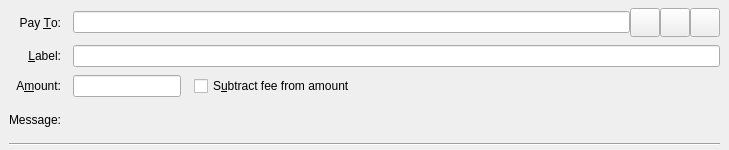
<?xml version="1.0" encoding="UTF-8"?>
<ui version="4.0">
 <class>SendCoinsEntry</class>
 <widget class="QStackedWidget" name="SendCoinsEntry">
  <property name="geometry">
   <rect>
    <x>0</x>
    <y>0</y>
    <width>729</width>
    <height>150</height>
   </rect>
  </property>
  <property name="focusPolicy">
   <enum>Qt::TabFocus</enum>
  </property>
  <property name="autoFillBackground">
   <bool>false</bool>
  </property>
  <widget class="QFrame" name="SendCoins">
   <property name="toolTip">
    <string>This is a normal payment.</string>
   </property>
   <property name="frameShape">
    <enum>QFrame::NoFrame</enum>
   </property>
   <layout class="QGridLayout" name="gridLayout">
    <property name="topMargin">
     <number>8</number>
    </property>
    <property name="bottomMargin">
     <number>4</number>
    </property>
    <property name="horizontalSpacing">
     <number>12</number>
    </property>
    <property name="verticalSpacing">
     <number>8</number>
    </property>
    <item row="0" column="0">
     <widget class="QLabel" name="payToLabel">
      <property name="text">
       <string>Pay &amp;To:</string>
      </property>
      <property name="alignment">
       <set>Qt::AlignRight|Qt::AlignTrailing|Qt::AlignVCenter</set>
      </property>
      <property name="buddy">
       <cstring>payTo</cstring>
      </property>
     </widget>
    </item>
    <item row="0" column="1">
     <layout class="QHBoxLayout" name="payToLayout">
      <property name="spacing">
       <number>0</number>
      </property>
      <item>
       <widget class="QValidatedLineEdit" name="payTo">
        <property name="toolTip">
         <string>The RRCoin address to send the payment to</string>
        </property>
       </widget>
      </item>
      <item>
       <widget class="QToolButton" name="addressBookButton">
        <property name="toolTip">
         <string>Choose previously used address</string>
        </property>
        <property name="text">
         <string/>
        </property>
        <property name="icon">
         <iconset resource="../bitcoin.qrc">
          <normaloff>:/icons/address-book</normaloff>:/icons/address-book</iconset>
        </property>
        <property name="iconSize">
         <size>
          <width>22</width>
          <height>22</height>
         </size>
        </property>
        <property name="shortcut">
         <string>Alt+A</string>
        </property>
       </widget>
      </item>
      <item>
       <widget class="QToolButton" name="pasteButton">
        <property name="toolTip">
         <string>Paste address from clipboard</string>
        </property>
        <property name="text">
         <string/>
        </property>
        <property name="icon">
         <iconset resource="../bitcoin.qrc">
          <normaloff>:/icons/editpaste</normaloff>:/icons/editpaste</iconset>
        </property>
        <property name="iconSize">
         <size>
          <width>22</width>
          <height>22</height>
         </size>
        </property>
        <property name="shortcut">
         <string>Alt+P</string>
        </property>
       </widget>
      </item>
      <item>
       <widget class="QToolButton" name="deleteButton">
        <property name="toolTip">
         <string>Remove this entry</string>
        </property>
        <property name="text">
         <string/>
        </property>
        <property name="icon">
         <iconset resource="../bitcoin.qrc">
          <normaloff>:/icons/remove</normaloff>:/icons/remove</iconset>
        </property>
        <property name="iconSize">
         <size>
          <width>22</width>
          <height>22</height>
         </size>
        </property>
       </widget>
      </item>
     </layout>
    </item>
    <item row="1" column="0">
     <widget class="QLabel" name="labellLabel">
      <property name="text">
       <string>&amp;Label:</string>
      </property>
      <property name="alignment">
       <set>Qt::AlignRight|Qt::AlignTrailing|Qt::AlignVCenter</set>
      </property>
      <property name="buddy">
       <cstring>addAsLabel</cstring>
      </property>
     </widget>
    </item>
    <item row="1" column="1">
     <widget class="QLineEdit" name="addAsLabel">
      <property name="toolTip">
       <string>Enter a label for this address to add it to the list of used addresses</string>
      </property>
     </widget>
    </item>
    <item row="2" column="0">
     <widget class="QLabel" name="amountLabel">
      <property name="text">
       <string>A&amp;mount:</string>
      </property>
      <property name="alignment">
       <set>Qt::AlignRight|Qt::AlignTrailing|Qt::AlignVCenter</set>
      </property>
      <property name="buddy">
       <cstring>payAmount</cstring>
      </property>
     </widget>
    </item>
    <item row="2" column="1">
     <layout class="QHBoxLayout" name="horizontalLayoutAmount" stretch="0,1">
      <property name="spacing">
       <number>13</number>
      </property>
      <item>
       <widget class="BitcoinAmountField" name="payAmount"/>
      </item>
      <item>
       <widget class="QCheckBox" name="checkboxSubtractFeeFromAmount">
        <property name="toolTip">
         <string>The fee will be deducted from the amount being sent. The recipient will receive less rrcoins than you enter in the amount field. If multiple recipients are selected, the fee is split equally.</string>
        </property>
        <property name="text">
         <string>S&amp;ubtract fee from amount</string>
        </property>
       </widget>
      </item>
     </layout>
    </item>
    <item row="3" column="0">
     <widget class="QLabel" name="messageLabel">
      <property name="text">
       <string>Message:</string>
      </property>
      <property name="alignment">
       <set>Qt::AlignRight|Qt::AlignTrailing|Qt::AlignVCenter</set>
      </property>
     </widget>
    </item>
    <item row="3" column="1">
     <widget class="QLabel" name="messageTextLabel">
      <property name="toolTip">
       <string/>
      </property>
      <property name="textFormat">
       <enum>Qt::PlainText</enum>
      </property>
     </widget>
    </item>
    <item row="4" column="0" colspan="2">
     <widget class="Line" name="line">
      <property name="autoFillBackground">
       <bool>true</bool>
      </property>
      <property name="orientation">
       <enum>Qt::Horizontal</enum>
      </property>
     </widget>
    </item>
   </layout>
  </widget>
  <widget class="QFrame" name="SendCoins_UnauthenticatedPaymentRequest">
   <property name="palette">
    <palette>
     <active>
      <colorrole role="WindowText">
       <brush brushstyle="SolidPattern">
        <color alpha="255">
         <red>0</red>
         <green>0</green>
         <blue>0</blue>
        </color>
       </brush>
      </colorrole>
      <colorrole role="Button">
       <brush brushstyle="SolidPattern">
        <color alpha="255">
         <red>255</red>
         <green>255</green>
         <blue>127</blue>
        </color>
       </brush>
      </colorrole>
      <colorrole role="Light">
       <brush brushstyle="SolidPattern">
        <color alpha="255">
         <red>255</red>
         <green>255</green>
         <blue>255</blue>
        </color>
       </brush>
      </colorrole>
      <colorrole role="Midlight">
       <brush brushstyle="SolidPattern">
        <color alpha="255">
         <red>255</red>
         <green>255</green>
         <blue>191</blue>
        </color>
       </brush>
      </colorrole>
      <colorrole role="Dark">
       <brush brushstyle="SolidPattern">
        <color alpha="255">
         <red>127</red>
         <green>127</green>
         <blue>63</blue>
        </color>
       </brush>
      </colorrole>
      <colorrole role="Mid">
       <brush brushstyle="SolidPattern">
        <color alpha="255">
         <red>170</red>
         <green>170</green>
         <blue>84</blue>
        </color>
       </brush>
      </colorrole>
      <colorrole role="Text">
       <brush brushstyle="SolidPattern">
        <color alpha="255">
         <red>0</red>
         <green>0</green>
         <blue>0</blue>
        </color>
       </brush>
      </colorrole>
      <colorrole role="BrightText">
       <brush brushstyle="SolidPattern">
        <color alpha="255">
         <red>255</red>
         <green>255</green>
         <blue>255</blue>
        </color>
       </brush>
      </colorrole>
      <colorrole role="ButtonText">
       <brush brushstyle="SolidPattern">
        <color alpha="255">
         <red>0</red>
         <green>0</green>
         <blue>0</blue>
        </color>
       </brush>
      </colorrole>
      <colorrole role="Base">
       <brush brushstyle="SolidPattern">
        <color alpha="255">
         <red>255</red>
         <green>255</green>
         <blue>255</blue>
        </color>
       </brush>
      </colorrole>
      <colorrole role="Window">
       <brush brushstyle="SolidPattern">
        <color alpha="255">
         <red>255</red>
         <green>255</green>
         <blue>127</blue>
        </color>
       </brush>
      </colorrole>
      <colorrole role="Shadow">
       <brush brushstyle="SolidPattern">
        <color alpha="255">
         <red>0</red>
         <green>0</green>
         <blue>0</blue>
        </color>
       </brush>
      </colorrole>
      <colorrole role="AlternateBase">
       <brush brushstyle="SolidPattern">
        <color alpha="255">
         <red>255</red>
         <green>255</green>
         <blue>191</blue>
        </color>
       </brush>
      </colorrole>
      <colorrole role="ToolTipBase">
       <brush brushstyle="SolidPattern">
        <color alpha="255">
         <red>255</red>
         <green>255</green>
         <blue>220</blue>
        </color>
       </brush>
      </colorrole>
      <colorrole role="ToolTipText">
       <brush brushstyle="SolidPattern">
        <color alpha="255">
         <red>0</red>
         <green>0</green>
         <blue>0</blue>
        </color>
       </brush>
      </colorrole>
     </active>
     <inactive>
      <colorrole role="WindowText">
       <brush brushstyle="SolidPattern">
        <color alpha="255">
         <red>0</red>
         <green>0</green>
         <blue>0</blue>
        </color>
       </brush>
      </colorrole>
      <colorrole role="Button">
       <brush brushstyle="SolidPattern">
        <color alpha="255">
         <red>255</red>
         <green>255</green>
         <blue>127</blue>
        </color>
       </brush>
      </colorrole>
      <colorrole role="Light">
       <brush brushstyle="SolidPattern">
        <color alpha="255">
         <red>255</red>
         <green>255</green>
         <blue>255</blue>
        </color>
       </brush>
      </colorrole>
      <colorrole role="Midlight">
       <brush brushstyle="SolidPattern">
        <color alpha="255">
         <red>255</red>
         <green>255</green>
         <blue>191</blue>
        </color>
       </brush>
      </colorrole>
      <colorrole role="Dark">
       <brush brushstyle="SolidPattern">
        <color alpha="255">
         <red>127</red>
         <green>127</green>
         <blue>63</blue>
        </color>
       </brush>
      </colorrole>
      <colorrole role="Mid">
       <brush brushstyle="SolidPattern">
        <color alpha="255">
         <red>170</red>
         <green>170</green>
         <blue>84</blue>
        </color>
       </brush>
      </colorrole>
      <colorrole role="Text">
       <brush brushstyle="SolidPattern">
        <color alpha="255">
         <red>0</red>
         <green>0</green>
         <blue>0</blue>
        </color>
       </brush>
      </colorrole>
      <colorrole role="BrightText">
       <brush brushstyle="SolidPattern">
        <color alpha="255">
         <red>255</red>
         <green>255</green>
         <blue>255</blue>
        </color>
       </brush>
      </colorrole>
      <colorrole role="ButtonText">
       <brush brushstyle="SolidPattern">
        <color alpha="255">
         <red>0</red>
         <green>0</green>
         <blue>0</blue>
        </color>
       </brush>
      </colorrole>
      <colorrole role="Base">
       <brush brushstyle="SolidPattern">
        <color alpha="255">
         <red>255</red>
         <green>255</green>
         <blue>255</blue>
        </color>
       </brush>
      </colorrole>
      <colorrole role="Window">
       <brush brushstyle="SolidPattern">
        <color alpha="255">
         <red>255</red>
         <green>255</green>
         <blue>127</blue>
        </color>
       </brush>
      </colorrole>
      <colorrole role="Shadow">
       <brush brushstyle="SolidPattern">
        <color alpha="255">
         <red>0</red>
         <green>0</green>
         <blue>0</blue>
        </color>
       </brush>
      </colorrole>
      <colorrole role="AlternateBase">
       <brush brushstyle="SolidPattern">
        <color alpha="255">
         <red>255</red>
         <green>255</green>
         <blue>191</blue>
        </color>
       </brush>
      </colorrole>
      <colorrole role="ToolTipBase">
       <brush brushstyle="SolidPattern">
        <color alpha="255">
         <red>255</red>
         <green>255</green>
         <blue>220</blue>
        </color>
       </brush>
      </colorrole>
      <colorrole role="ToolTipText">
       <brush brushstyle="SolidPattern">
        <color alpha="255">
         <red>0</red>
         <green>0</green>
         <blue>0</blue>
        </color>
       </brush>
      </colorrole>
     </inactive>
     <disabled>
      <colorrole role="WindowText">
       <brush brushstyle="SolidPattern">
        <color alpha="255">
         <red>127</red>
         <green>127</green>
         <blue>63</blue>
        </color>
       </brush>
      </colorrole>
      <colorrole role="Button">
       <brush brushstyle="SolidPattern">
        <color alpha="255">
         <red>255</red>
         <green>255</green>
         <blue>127</blue>
        </color>
       </brush>
      </colorrole>
      <colorrole role="Light">
       <brush brushstyle="SolidPattern">
        <color alpha="255">
         <red>255</red>
         <green>255</green>
         <blue>255</blue>
        </color>
       </brush>
      </colorrole>
      <colorrole role="Midlight">
       <brush brushstyle="SolidPattern">
        <color alpha="255">
         <red>255</red>
         <green>255</green>
         <blue>191</blue>
        </color>
       </brush>
      </colorrole>
      <colorrole role="Dark">
       <brush brushstyle="SolidPattern">
        <color alpha="255">
         <red>127</red>
         <green>127</green>
         <blue>63</blue>
        </color>
       </brush>
      </colorrole>
      <colorrole role="Mid">
       <brush brushstyle="SolidPattern">
        <color alpha="255">
         <red>170</red>
         <green>170</green>
         <blue>84</blue>
        </color>
       </brush>
      </colorrole>
      <colorrole role="Text">
       <brush brushstyle="SolidPattern">
        <color alpha="255">
         <red>127</red>
         <green>127</green>
         <blue>63</blue>
        </color>
       </brush>
      </colorrole>
      <colorrole role="BrightText">
       <brush brushstyle="SolidPattern">
        <color alpha="255">
         <red>255</red>
         <green>255</green>
         <blue>255</blue>
        </color>
       </brush>
      </colorrole>
      <colorrole role="ButtonText">
       <brush brushstyle="SolidPattern">
        <color alpha="255">
         <red>127</red>
         <green>127</green>
         <blue>63</blue>
        </color>
       </brush>
      </colorrole>
      <colorrole role="Base">
       <brush brushstyle="SolidPattern">
        <color alpha="255">
         <red>255</red>
         <green>255</green>
         <blue>127</blue>
        </color>
       </brush>
      </colorrole>
      <colorrole role="Window">
       <brush brushstyle="SolidPattern">
        <color alpha="255">
         <red>255</red>
         <green>255</green>
         <blue>127</blue>
        </color>
       </brush>
      </colorrole>
      <colorrole role="Shadow">
       <brush brushstyle="SolidPattern">
        <color alpha="255">
         <red>0</red>
         <green>0</green>
         <blue>0</blue>
        </color>
       </brush>
      </colorrole>
      <colorrole role="AlternateBase">
       <brush brushstyle="SolidPattern">
        <color alpha="255">
         <red>255</red>
         <green>255</green>
         <blue>127</blue>
        </color>
       </brush>
      </colorrole>
      <colorrole role="ToolTipBase">
       <brush brushstyle="SolidPattern">
        <color alpha="255">
         <red>255</red>
         <green>255</green>
         <blue>220</blue>
        </color>
       </brush>
      </colorrole>
      <colorrole role="ToolTipText">
       <brush brushstyle="SolidPattern">
        <color alpha="255">
         <red>0</red>
         <green>0</green>
         <blue>0</blue>
        </color>
       </brush>
      </colorrole>
     </disabled>
    </palette>
   </property>
   <property name="toolTip">
    <string>This is an unauthenticated payment request.</string>
   </property>
   <property name="autoFillBackground">
    <bool>true</bool>
   </property>
   <property name="frameShape">
    <enum>QFrame::NoFrame</enum>
   </property>
   <layout class="QGridLayout" name="gridLayout_is">
    <property name="spacing">
     <number>12</number>
    </property>
    <item row="0" column="0">
     <widget class="QLabel" name="payToLabel_is">
      <property name="text">
       <string>Pay To:</string>
      </property>
      <property name="alignment">
       <set>Qt::AlignRight|Qt::AlignTrailing|Qt::AlignVCenter</set>
      </property>
     </widget>
    </item>
    <item row="0" column="1">
     <layout class="QHBoxLayout" name="payToLayout_is">
      <property name="spacing">
       <number>0</number>
      </property>
      <item>
       <widget class="QLabel" name="payTo_is"/>
      </item>
      <item>
       <widget class="QToolButton" name="deleteButton_is">
        <property name="toolTip">
         <string>Remove this entry</string>
        </property>
        <property name="text">
         <string/>
        </property>
        <property name="icon">
         <iconset resource="../bitcoin.qrc">
          <normaloff>:/icons/remove</normaloff>:/icons/remove</iconset>
        </property>
       </widget>
      </item>
     </layout>
    </item>
    <item row="1" column="0">
     <widget class="QLabel" name="memoLabel_is">
      <property name="text">
       <string>Memo:</string>
      </property>
      <property name="alignment">
       <set>Qt::AlignRight|Qt::AlignTrailing|Qt::AlignVCenter</set>
      </property>
     </widget>
    </item>
    <item row="1" column="1">
     <widget class="QLabel" name="memoTextLabel_is">
      <property name="textFormat">
       <enum>Qt::PlainText</enum>
      </property>
     </widget>
    </item>
    <item row="2" column="0">
     <widget class="QLabel" name="amountLabel_is">
      <property name="text">
       <string>A&amp;mount:</string>
      </property>
      <property name="alignment">
       <set>Qt::AlignRight|Qt::AlignTrailing|Qt::AlignVCenter</set>
      </property>
      <property name="buddy">
       <cstring>payAmount_is</cstring>
      </property>
     </widget>
    </item>
    <item row="2" column="1">
     <widget class="BitcoinAmountField" name="payAmount_is">
      <property name="acceptDrops">
       <bool>false</bool>
      </property>
     </widget>
    </item>
   </layout>
  </widget>
  <widget class="QFrame" name="SendCoins_AuthenticatedPaymentRequest">
   <property name="palette">
    <palette>
     <active>
      <colorrole role="WindowText">
       <brush brushstyle="SolidPattern">
        <color alpha="255">
         <red>0</red>
         <green>0</green>
         <blue>0</blue>
        </color>
       </brush>
      </colorrole>
      <colorrole role="Button">
       <brush brushstyle="SolidPattern">
        <color alpha="255">
         <red>140</red>
         <green>232</green>
         <blue>119</blue>
        </color>
       </brush>
      </colorrole>
      <colorrole role="Light">
       <brush brushstyle="SolidPattern">
        <color alpha="255">
         <red>230</red>
         <green>255</green>
         <blue>224</blue>
        </color>
       </brush>
      </colorrole>
      <colorrole role="Midlight">
       <brush brushstyle="SolidPattern">
        <color alpha="255">
         <red>185</red>
         <green>243</green>
         <blue>171</blue>
        </color>
       </brush>
      </colorrole>
      <colorrole role="Dark">
       <brush brushstyle="SolidPattern">
        <color alpha="255">
         <red>70</red>
         <green>116</green>
         <blue>59</blue>
        </color>
       </brush>
      </colorrole>
      <colorrole role="Mid">
       <brush brushstyle="SolidPattern">
        <color alpha="255">
         <red>93</red>
         <green>155</green>
         <blue>79</blue>
        </color>
       </brush>
      </colorrole>
      <colorrole role="Text">
       <brush brushstyle="SolidPattern">
        <color alpha="255">
         <red>0</red>
         <green>0</green>
         <blue>0</blue>
        </color>
       </brush>
      </colorrole>
      <colorrole role="BrightText">
       <brush brushstyle="SolidPattern">
        <color alpha="255">
         <red>155</red>
         <green>255</green>
         <blue>147</blue>
        </color>
       </brush>
      </colorrole>
      <colorrole role="ButtonText">
       <brush brushstyle="SolidPattern">
        <color alpha="255">
         <red>0</red>
         <green>0</green>
         <blue>0</blue>
        </color>
       </brush>
      </colorrole>
      <colorrole role="Base">
       <brush brushstyle="SolidPattern">
        <color alpha="255">
         <red>119</red>
         <green>255</green>
         <blue>233</blue>
        </color>
       </brush>
      </colorrole>
      <colorrole role="Window">
       <brush brushstyle="SolidPattern">
        <color alpha="255">
         <red>140</red>
         <green>232</green>
         <blue>119</blue>
        </color>
       </brush>
      </colorrole>
      <colorrole role="Shadow">
       <brush brushstyle="SolidPattern">
        <color alpha="255">
         <red>0</red>
         <green>0</green>
         <blue>0</blue>
        </color>
       </brush>
      </colorrole>
      <colorrole role="AlternateBase">
       <brush brushstyle="SolidPattern">
        <color alpha="255">
         <red>197</red>
         <green>243</green>
         <blue>187</blue>
        </color>
       </brush>
      </colorrole>
      <colorrole role="NoRole">
       <brush brushstyle="SolidPattern">
        <color alpha="255">
         <red>125</red>
         <green>194</green>
         <blue>122</blue>
        </color>
       </brush>
      </colorrole>
      <colorrole role="ToolTipBase">
       <brush brushstyle="SolidPattern">
        <color alpha="255">
         <red>255</red>
         <green>255</green>
         <blue>220</blue>
        </color>
       </brush>
      </colorrole>
      <colorrole role="ToolTipText">
       <brush brushstyle="SolidPattern">
        <color alpha="255">
         <red>0</red>
         <green>0</green>
         <blue>0</blue>
        </color>
       </brush>
      </colorrole>
     </active>
     <inactive>
      <colorrole role="WindowText">
       <brush brushstyle="SolidPattern">
        <color alpha="255">
         <red>0</red>
         <green>0</green>
         <blue>0</blue>
        </color>
       </brush>
      </colorrole>
      <colorrole role="Button">
       <brush brushstyle="SolidPattern">
        <color alpha="255">
         <red>140</red>
         <green>232</green>
         <blue>119</blue>
        </color>
       </brush>
      </colorrole>
      <colorrole role="Light">
       <brush brushstyle="SolidPattern">
        <color alpha="255">
         <red>230</red>
         <green>255</green>
         <blue>224</blue>
        </color>
       </brush>
      </colorrole>
      <colorrole role="Midlight">
       <brush brushstyle="SolidPattern">
        <color alpha="255">
         <red>185</red>
         <green>243</green>
         <blue>171</blue>
        </color>
       </brush>
      </colorrole>
      <colorrole role="Dark">
       <brush brushstyle="SolidPattern">
        <color alpha="255">
         <red>70</red>
         <green>116</green>
         <blue>59</blue>
        </color>
       </brush>
      </colorrole>
      <colorrole role="Mid">
       <brush brushstyle="SolidPattern">
        <color alpha="255">
         <red>93</red>
         <green>155</green>
         <blue>79</blue>
        </color>
       </brush>
      </colorrole>
      <colorrole role="Text">
       <brush brushstyle="SolidPattern">
        <color alpha="255">
         <red>0</red>
         <green>0</green>
         <blue>0</blue>
        </color>
       </brush>
      </colorrole>
      <colorrole role="BrightText">
       <brush brushstyle="SolidPattern">
        <color alpha="255">
         <red>155</red>
         <green>255</green>
         <blue>147</blue>
        </color>
       </brush>
      </colorrole>
      <colorrole role="ButtonText">
       <brush brushstyle="SolidPattern">
        <color alpha="255">
         <red>0</red>
         <green>0</green>
         <blue>0</blue>
        </color>
       </brush>
      </colorrole>
      <colorrole role="Base">
       <brush brushstyle="SolidPattern">
        <color alpha="255">
         <red>119</red>
         <green>255</green>
         <blue>233</blue>
        </color>
       </brush>
      </colorrole>
      <colorrole role="Window">
       <brush brushstyle="SolidPattern">
        <color alpha="255">
         <red>140</red>
         <green>232</green>
         <blue>119</blue>
        </color>
       </brush>
      </colorrole>
      <colorrole role="Shadow">
       <brush brushstyle="SolidPattern">
        <color alpha="255">
         <red>0</red>
         <green>0</green>
         <blue>0</blue>
        </color>
       </brush>
      </colorrole>
      <colorrole role="AlternateBase">
       <brush brushstyle="SolidPattern">
        <color alpha="255">
         <red>197</red>
         <green>243</green>
         <blue>187</blue>
        </color>
       </brush>
      </colorrole>
      <colorrole role="NoRole">
       <brush brushstyle="SolidPattern">
        <color alpha="255">
         <red>125</red>
         <green>194</green>
         <blue>122</blue>
        </color>
       </brush>
      </colorrole>
      <colorrole role="ToolTipBase">
       <brush brushstyle="SolidPattern">
        <color alpha="255">
         <red>255</red>
         <green>255</green>
         <blue>220</blue>
        </color>
       </brush>
      </colorrole>
      <colorrole role="ToolTipText">
       <brush brushstyle="SolidPattern">
        <color alpha="255">
         <red>0</red>
         <green>0</green>
         <blue>0</blue>
        </color>
       </brush>
      </colorrole>
     </inactive>
     <disabled>
      <colorrole role="WindowText">
       <brush brushstyle="SolidPattern">
        <color alpha="255">
         <red>70</red>
         <green>116</green>
         <blue>59</blue>
        </color>
       </brush>
      </colorrole>
      <colorrole role="Button">
       <brush brushstyle="SolidPattern">
        <color alpha="255">
         <red>140</red>
         <green>232</green>
         <blue>119</blue>
        </color>
       </brush>
      </colorrole>
      <colorrole role="Light">
       <brush brushstyle="SolidPattern">
        <color alpha="255">
         <red>230</red>
         <green>255</green>
         <blue>224</blue>
        </color>
       </brush>
      </colorrole>
      <colorrole role="Midlight">
       <brush brushstyle="SolidPattern">
        <color alpha="255">
         <red>185</red>
         <green>243</green>
         <blue>171</blue>
        </color>
       </brush>
      </colorrole>
      <colorrole role="Dark">
       <brush brushstyle="SolidPattern">
        <color alpha="255">
         <red>70</red>
         <green>116</green>
         <blue>59</blue>
        </color>
       </brush>
      </colorrole>
      <colorrole role="Mid">
       <brush brushstyle="SolidPattern">
        <color alpha="255">
         <red>93</red>
         <green>155</green>
         <blue>79</blue>
        </color>
       </brush>
      </colorrole>
      <colorrole role="Text">
       <brush brushstyle="SolidPattern">
        <color alpha="255">
         <red>70</red>
         <green>116</green>
         <blue>59</blue>
        </color>
       </brush>
      </colorrole>
      <colorrole role="BrightText">
       <brush brushstyle="SolidPattern">
        <color alpha="255">
         <red>155</red>
         <green>255</green>
         <blue>147</blue>
        </color>
       </brush>
      </colorrole>
      <colorrole role="ButtonText">
       <brush brushstyle="SolidPattern">
        <color alpha="255">
         <red>70</red>
         <green>116</green>
         <blue>59</blue>
        </color>
       </brush>
      </colorrole>
      <colorrole role="Base">
       <brush brushstyle="SolidPattern">
        <color alpha="255">
         <red>140</red>
         <green>232</green>
         <blue>119</blue>
        </color>
       </brush>
      </colorrole>
      <colorrole role="Window">
       <brush brushstyle="SolidPattern">
        <color alpha="255">
         <red>140</red>
         <green>232</green>
         <blue>119</blue>
        </color>
       </brush>
      </colorrole>
      <colorrole role="Shadow">
       <brush brushstyle="SolidPattern">
        <color alpha="255">
         <red>0</red>
         <green>0</green>
         <blue>0</blue>
        </color>
       </brush>
      </colorrole>
      <colorrole role="AlternateBase">
       <brush brushstyle="SolidPattern">
        <color alpha="255">
         <red>140</red>
         <green>232</green>
         <blue>119</blue>
        </color>
       </brush>
      </colorrole>
      <colorrole role="NoRole">
       <brush brushstyle="SolidPattern">
        <color alpha="255">
         <red>125</red>
         <green>194</green>
         <blue>122</blue>
        </color>
       </brush>
      </colorrole>
      <colorrole role="ToolTipBase">
       <brush brushstyle="SolidPattern">
        <color alpha="255">
         <red>255</red>
         <green>255</green>
         <blue>220</blue>
        </color>
       </brush>
      </colorrole>
      <colorrole role="ToolTipText">
       <brush brushstyle="SolidPattern">
        <color alpha="255">
         <red>0</red>
         <green>0</green>
         <blue>0</blue>
        </color>
       </brush>
      </colorrole>
     </disabled>
    </palette>
   </property>
   <property name="toolTip">
    <string>This is an authenticated payment request.</string>
   </property>
   <property name="autoFillBackground">
    <bool>true</bool>
   </property>
   <property name="frameShape">
    <enum>QFrame::NoFrame</enum>
   </property>
   <layout class="QGridLayout" name="gridLayout_s">
    <property name="spacing">
     <number>12</number>
    </property>
    <item row="0" column="0">
     <widget class="QLabel" name="payToLabel_s">
      <property name="text">
       <string>Pay To:</string>
      </property>
      <property name="alignment">
       <set>Qt::AlignRight|Qt::AlignTrailing|Qt::AlignVCenter</set>
      </property>
     </widget>
    </item>
    <item row="0" column="1">
     <layout class="QHBoxLayout" name="payToLayout_s">
      <property name="spacing">
       <number>0</number>
      </property>
      <item>
       <widget class="QLabel" name="payTo_s">
        <property name="textFormat">
         <enum>Qt::PlainText</enum>
        </property>
       </widget>
      </item>
      <item>
       <widget class="QToolButton" name="deleteButton_s">
        <property name="toolTip">
         <string>Remove this entry</string>
        </property>
        <property name="text">
         <string/>
        </property>
        <property name="icon">
         <iconset resource="../bitcoin.qrc">
          <normaloff>:/icons/remove</normaloff>:/icons/remove</iconset>
        </property>
       </widget>
      </item>
     </layout>
    </item>
    <item row="1" column="0">
     <widget class="QLabel" name="memoLabel_s">
      <property name="text">
       <string>Memo:</string>
      </property>
      <property name="alignment">
       <set>Qt::AlignRight|Qt::AlignTrailing|Qt::AlignVCenter</set>
      </property>
     </widget>
    </item>
    <item row="1" column="1">
     <widget class="QLabel" name="memoTextLabel_s">
      <property name="textFormat">
       <enum>Qt::PlainText</enum>
      </property>
     </widget>
    </item>
    <item row="2" column="0">
     <widget class="QLabel" name="amountLabel_s">
      <property name="text">
       <string>A&amp;mount:</string>
      </property>
      <property name="alignment">
       <set>Qt::AlignRight|Qt::AlignTrailing|Qt::AlignVCenter</set>
      </property>
      <property name="buddy">
       <cstring>payAmount_s</cstring>
      </property>
     </widget>
    </item>
    <item row="2" column="1">
     <widget class="BitcoinAmountField" name="payAmount_s">
      <property name="acceptDrops">
       <bool>false</bool>
      </property>
     </widget>
    </item>
   </layout>
  </widget>
 </widget>
 <customwidgets>
  <customwidget>
   <class>QValidatedLineEdit</class>
   <extends>QLineEdit</extends>
   <header>qvalidatedlineedit.h</header>
  </customwidget>
  <customwidget>
   <class>BitcoinAmountField</class>
   <extends>QLineEdit</extends>
   <header>bitcoinamountfield.h</header>
   <container>1</container>
  </customwidget>
 </customwidgets>
 <tabstops>
  <tabstop>payTo</tabstop>
  <tabstop>addressBookButton</tabstop>
  <tabstop>pasteButton</tabstop>
  <tabstop>deleteButton</tabstop>
  <tabstop>addAsLabel</tabstop>
  <tabstop>payAmount</tabstop>
  <tabstop>payAmount_is</tabstop>
  <tabstop>deleteButton_is</tabstop>
  <tabstop>payAmount_s</tabstop>
  <tabstop>deleteButton_s</tabstop>
 </tabstops>
 <resources>
  <include location="../bitcoin.qrc"/>
 </resources>
 <connections/>
</ui>
